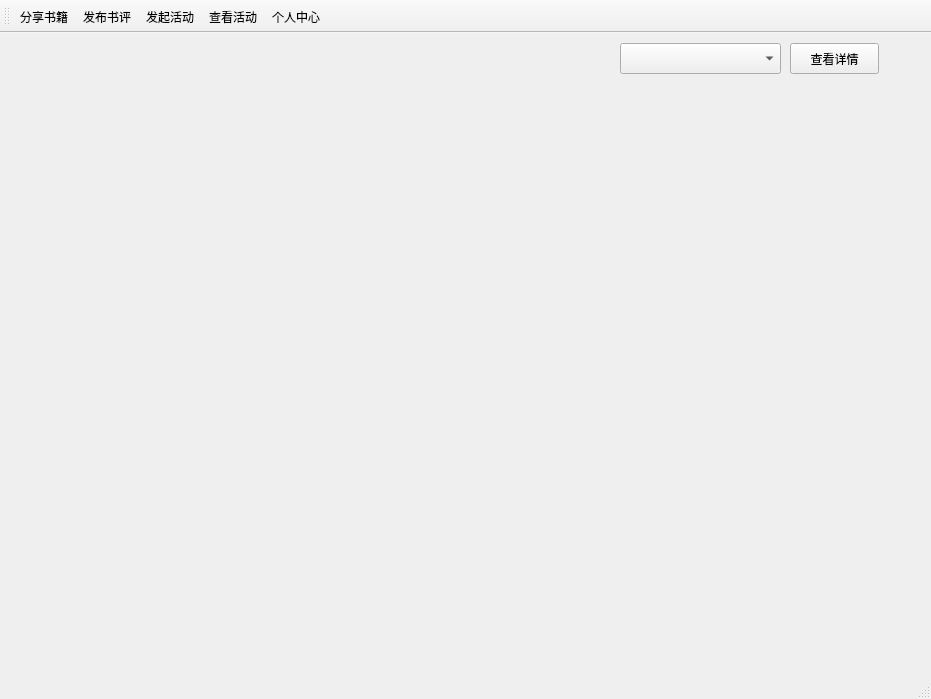
<?xml version="1.0" encoding="UTF-8"?>
<ui version="4.0">
 <class>RA_MainWindow_User</class>
 <widget class="QMainWindow" name="RA_MainWindow_User">
  <property name="geometry">
   <rect>
    <x>0</x>
    <y>0</y>
    <width>931</width>
    <height>699</height>
   </rect>
  </property>
  <property name="windowTitle">
   <string>MainWindow</string>
  </property>
  <widget class="QWidget" name="centralwidget">
   <widget class="QWidget" name="gridLayoutWidget">
    <property name="geometry">
     <rect>
      <x>20</x>
      <y>49</y>
      <width>201</width>
      <height>251</height>
     </rect>
    </property>
    <layout class="QGridLayout" name="gridLayout">
     <item row="0" column="0">
      <widget class="QLabel" name="label_1_1">
       <property name="text">
        <string/>
       </property>
      </widget>
     </item>
    </layout>
   </widget>
   <widget class="QWidget" name="gridLayoutWidget_2">
    <property name="geometry">
     <rect>
      <x>20</x>
      <y>300</y>
      <width>201</width>
      <height>21</height>
     </rect>
    </property>
    <layout class="QGridLayout" name="gridLayout_2">
     <item row="0" column="0">
      <widget class="QLabel" name="label_1_2">
       <property name="text">
        <string/>
       </property>
      </widget>
     </item>
    </layout>
   </widget>
   <widget class="QWidget" name="gridLayoutWidget_3">
    <property name="geometry">
     <rect>
      <x>20</x>
      <y>320</y>
      <width>201</width>
      <height>21</height>
     </rect>
    </property>
    <layout class="QGridLayout" name="gridLayout_3">
     <item row="0" column="0">
      <widget class="QLabel" name="label_1_3">
       <property name="text">
        <string/>
       </property>
      </widget>
     </item>
    </layout>
   </widget>
   <widget class="QWidget" name="gridLayoutWidget_4">
    <property name="geometry">
     <rect>
      <x>250</x>
      <y>50</y>
      <width>201</width>
      <height>251</height>
     </rect>
    </property>
    <layout class="QGridLayout" name="gridLayout_4">
     <item row="0" column="0">
      <widget class="QLabel" name="label_2_1">
       <property name="text">
        <string/>
       </property>
      </widget>
     </item>
    </layout>
   </widget>
   <widget class="QWidget" name="gridLayoutWidget_5">
    <property name="geometry">
     <rect>
      <x>250</x>
      <y>300</y>
      <width>201</width>
      <height>21</height>
     </rect>
    </property>
    <layout class="QGridLayout" name="gridLayout_5">
     <item row="0" column="0">
      <widget class="QLabel" name="label_2_2">
       <property name="text">
        <string/>
       </property>
      </widget>
     </item>
    </layout>
   </widget>
   <widget class="QWidget" name="gridLayoutWidget_6">
    <property name="geometry">
     <rect>
      <x>250</x>
      <y>320</y>
      <width>201</width>
      <height>21</height>
     </rect>
    </property>
    <layout class="QGridLayout" name="gridLayout_6">
     <item row="0" column="0">
      <widget class="QLabel" name="label_2_3">
       <property name="text">
        <string/>
       </property>
      </widget>
     </item>
    </layout>
   </widget>
   <widget class="QWidget" name="gridLayoutWidget_7">
    <property name="geometry">
     <rect>
      <x>480</x>
      <y>50</y>
      <width>201</width>
      <height>251</height>
     </rect>
    </property>
    <layout class="QGridLayout" name="gridLayout_7">
     <item row="0" column="0">
      <widget class="QLabel" name="label_3_1">
       <property name="text">
        <string/>
       </property>
      </widget>
     </item>
    </layout>
   </widget>
   <widget class="QWidget" name="gridLayoutWidget_8">
    <property name="geometry">
     <rect>
      <x>480</x>
      <y>300</y>
      <width>201</width>
      <height>21</height>
     </rect>
    </property>
    <layout class="QGridLayout" name="gridLayout_8">
     <item row="0" column="0">
      <widget class="QLabel" name="label_3_2">
       <property name="text">
        <string/>
       </property>
      </widget>
     </item>
    </layout>
   </widget>
   <widget class="QWidget" name="gridLayoutWidget_9">
    <property name="geometry">
     <rect>
      <x>480</x>
      <y>320</y>
      <width>201</width>
      <height>21</height>
     </rect>
    </property>
    <layout class="QGridLayout" name="gridLayout_9">
     <item row="0" column="0">
      <widget class="QLabel" name="label_3_3">
       <property name="text">
        <string/>
       </property>
      </widget>
     </item>
    </layout>
   </widget>
   <widget class="QWidget" name="gridLayoutWidget_10">
    <property name="geometry">
     <rect>
      <x>710</x>
      <y>50</y>
      <width>201</width>
      <height>251</height>
     </rect>
    </property>
    <layout class="QGridLayout" name="gridLayout_10">
     <item row="0" column="0">
      <widget class="QLabel" name="label_4_1">
       <property name="text">
        <string/>
       </property>
      </widget>
     </item>
    </layout>
   </widget>
   <widget class="QWidget" name="gridLayoutWidget_11">
    <property name="geometry">
     <rect>
      <x>710</x>
      <y>300</y>
      <width>201</width>
      <height>21</height>
     </rect>
    </property>
    <layout class="QGridLayout" name="gridLayout_11">
     <item row="0" column="0">
      <widget class="QLabel" name="label_4_2">
       <property name="text">
        <string/>
       </property>
      </widget>
     </item>
    </layout>
   </widget>
   <widget class="QWidget" name="gridLayoutWidget_12">
    <property name="geometry">
     <rect>
      <x>710</x>
      <y>320</y>
      <width>201</width>
      <height>21</height>
     </rect>
    </property>
    <layout class="QGridLayout" name="gridLayout_12">
     <item row="0" column="0">
      <widget class="QLabel" name="label_4_3">
       <property name="text">
        <string/>
       </property>
      </widget>
     </item>
    </layout>
   </widget>
   <widget class="QWidget" name="gridLayoutWidget_13">
    <property name="geometry">
     <rect>
      <x>20</x>
      <y>360</y>
      <width>201</width>
      <height>251</height>
     </rect>
    </property>
    <layout class="QGridLayout" name="gridLayout_13">
     <item row="0" column="0">
      <widget class="QLabel" name="label_5_1">
       <property name="text">
        <string/>
       </property>
      </widget>
     </item>
    </layout>
   </widget>
   <widget class="QWidget" name="gridLayoutWidget_14">
    <property name="geometry">
     <rect>
      <x>20</x>
      <y>610</y>
      <width>201</width>
      <height>21</height>
     </rect>
    </property>
    <layout class="QGridLayout" name="gridLayout_14">
     <item row="1" column="0">
      <widget class="QLabel" name="label_5_2">
       <property name="text">
        <string/>
       </property>
      </widget>
     </item>
    </layout>
   </widget>
   <widget class="QWidget" name="gridLayoutWidget_15">
    <property name="geometry">
     <rect>
      <x>20</x>
      <y>630</y>
      <width>201</width>
      <height>21</height>
     </rect>
    </property>
    <layout class="QGridLayout" name="gridLayout_15">
     <item row="0" column="0">
      <widget class="QLabel" name="label_5_3">
       <property name="text">
        <string/>
       </property>
      </widget>
     </item>
    </layout>
   </widget>
   <widget class="QWidget" name="gridLayoutWidget_16">
    <property name="geometry">
     <rect>
      <x>250</x>
      <y>360</y>
      <width>201</width>
      <height>251</height>
     </rect>
    </property>
    <layout class="QGridLayout" name="gridLayout_16">
     <item row="0" column="0">
      <widget class="QLabel" name="label_6_1">
       <property name="text">
        <string/>
       </property>
      </widget>
     </item>
    </layout>
   </widget>
   <widget class="QWidget" name="gridLayoutWidget_17">
    <property name="geometry">
     <rect>
      <x>250</x>
      <y>610</y>
      <width>201</width>
      <height>21</height>
     </rect>
    </property>
    <layout class="QGridLayout" name="gridLayout_17">
     <item row="0" column="0">
      <widget class="QLabel" name="label_6_2">
       <property name="text">
        <string/>
       </property>
      </widget>
     </item>
    </layout>
   </widget>
   <widget class="QWidget" name="gridLayoutWidget_18">
    <property name="geometry">
     <rect>
      <x>250</x>
      <y>630</y>
      <width>201</width>
      <height>21</height>
     </rect>
    </property>
    <layout class="QGridLayout" name="gridLayout_18">
     <item row="0" column="0">
      <widget class="QLabel" name="label_6_3">
       <property name="text">
        <string/>
       </property>
      </widget>
     </item>
    </layout>
   </widget>
   <widget class="QWidget" name="gridLayoutWidget_19">
    <property name="geometry">
     <rect>
      <x>480</x>
      <y>360</y>
      <width>201</width>
      <height>251</height>
     </rect>
    </property>
    <layout class="QGridLayout" name="gridLayout_19">
     <item row="0" column="0">
      <widget class="QLabel" name="label_7_1">
       <property name="text">
        <string/>
       </property>
      </widget>
     </item>
    </layout>
   </widget>
   <widget class="QWidget" name="gridLayoutWidget_20">
    <property name="geometry">
     <rect>
      <x>480</x>
      <y>610</y>
      <width>201</width>
      <height>21</height>
     </rect>
    </property>
    <layout class="QGridLayout" name="gridLayout_20">
     <item row="0" column="0">
      <widget class="QLabel" name="label_7_2">
       <property name="text">
        <string/>
       </property>
      </widget>
     </item>
    </layout>
   </widget>
   <widget class="QWidget" name="gridLayoutWidget_21">
    <property name="geometry">
     <rect>
      <x>480</x>
      <y>630</y>
      <width>201</width>
      <height>21</height>
     </rect>
    </property>
    <layout class="QGridLayout" name="gridLayout_21">
     <item row="0" column="0">
      <widget class="QLabel" name="label_7_3">
       <property name="text">
        <string/>
       </property>
      </widget>
     </item>
    </layout>
   </widget>
   <widget class="QWidget" name="gridLayoutWidget_22">
    <property name="geometry">
     <rect>
      <x>710</x>
      <y>360</y>
      <width>201</width>
      <height>251</height>
     </rect>
    </property>
    <layout class="QGridLayout" name="gridLayout_22">
     <item row="0" column="0">
      <widget class="QLabel" name="label_8_1">
       <property name="text">
        <string/>
       </property>
      </widget>
     </item>
    </layout>
   </widget>
   <widget class="QWidget" name="gridLayoutWidget_23">
    <property name="geometry">
     <rect>
      <x>710</x>
      <y>610</y>
      <width>201</width>
      <height>21</height>
     </rect>
    </property>
    <layout class="QGridLayout" name="gridLayout_23">
     <item row="0" column="0">
      <widget class="QLabel" name="label_8_2">
       <property name="text">
        <string/>
       </property>
      </widget>
     </item>
    </layout>
   </widget>
   <widget class="QWidget" name="gridLayoutWidget_24">
    <property name="geometry">
     <rect>
      <x>710</x>
      <y>630</y>
      <width>201</width>
      <height>21</height>
     </rect>
    </property>
    <layout class="QGridLayout" name="gridLayout_24">
     <item row="0" column="0">
      <widget class="QLabel" name="label_8_3">
       <property name="text">
        <string/>
       </property>
      </widget>
     </item>
    </layout>
   </widget>
   <widget class="QComboBox" name="comboBox">
    <property name="geometry">
     <rect>
      <x>620</x>
      <y>10</y>
      <width>161</width>
      <height>31</height>
     </rect>
    </property>
   </widget>
   <widget class="QPushButton" name="pushButton">
    <property name="geometry">
     <rect>
      <x>790</x>
      <y>10</y>
      <width>89</width>
      <height>31</height>
     </rect>
    </property>
    <property name="text">
     <string>查看详情</string>
    </property>
   </widget>
  </widget>
  <widget class="QStatusBar" name="statusbar"/>
  <widget class="QToolBar" name="toolBar">
   <property name="windowTitle">
    <string>toolBar</string>
   </property>
   <attribute name="toolBarArea">
    <enum>TopToolBarArea</enum>
   </attribute>
   <attribute name="toolBarBreak">
    <bool>false</bool>
   </attribute>
   <addaction name="actionShare"/>
   <addaction name="actionReview"/>
   <addaction name="actionAddActivity"/>
   <addaction name="actionActivity"/>
   <addaction name="actionUserCenter"/>
  </widget>
  <action name="actionShare">
   <property name="text">
    <string>分享书籍</string>
   </property>
  </action>
  <action name="actionReview">
   <property name="text">
    <string>发布书评</string>
   </property>
  </action>
  <action name="actionAddActivity">
   <property name="text">
    <string>发起活动</string>
   </property>
  </action>
  <action name="actionActivity">
   <property name="text">
    <string>查看活动</string>
   </property>
  </action>
  <action name="actionUserCenter">
   <property name="text">
    <string>个人中心</string>
   </property>
  </action>
 </widget>
 <resources/>
 <connections/>
</ui>
